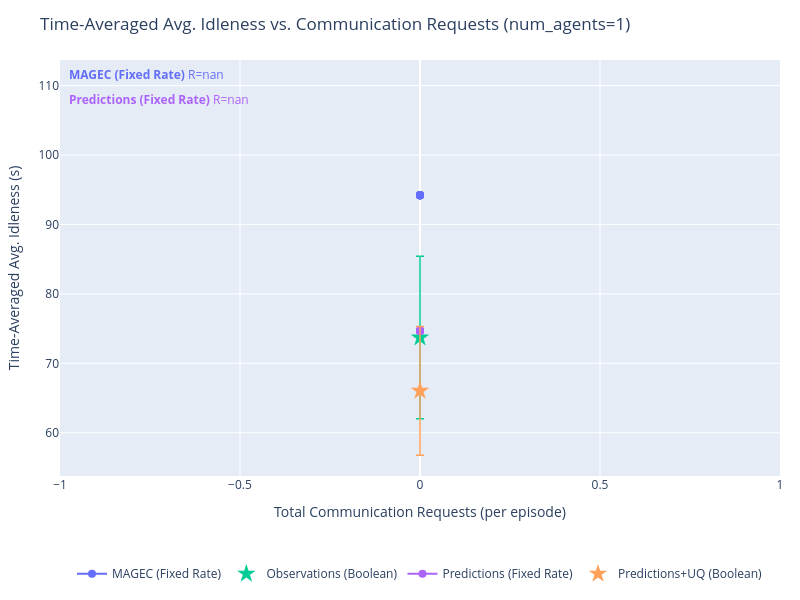
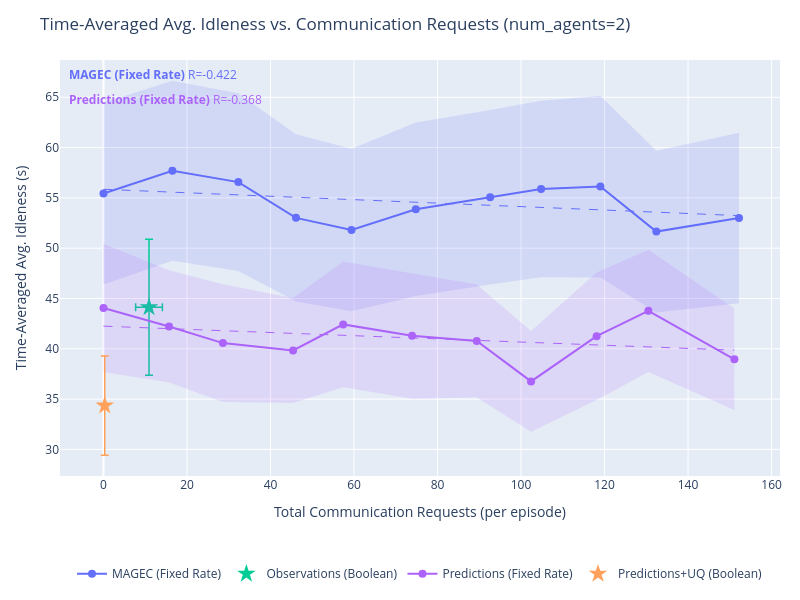
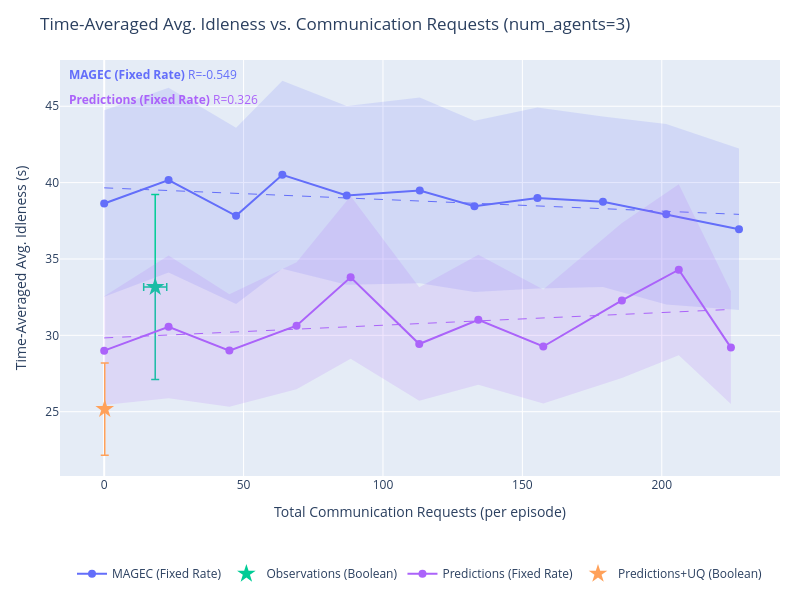
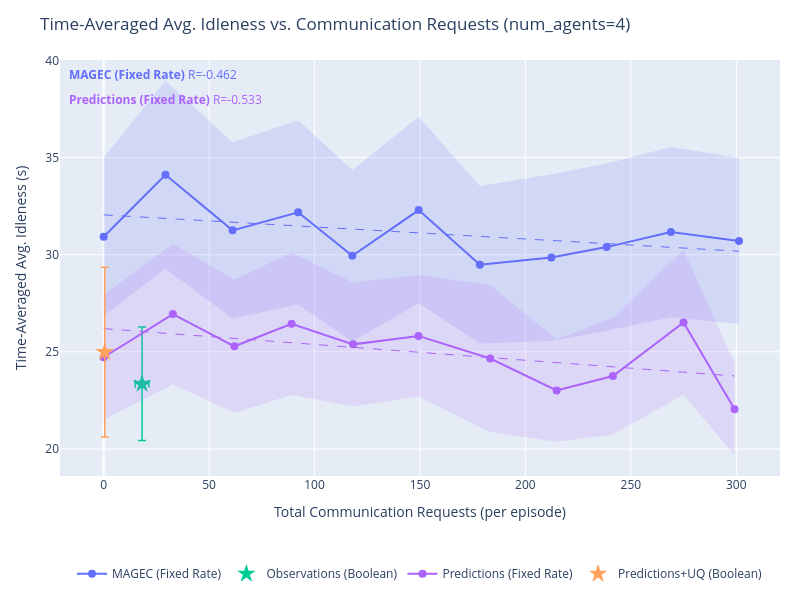

These figures' notebook cell, in order:
### Markdown cell above
## Idleness vs. Communication

### Code cell
import plotly.graph_objects as go
import plotly.express as px
import numpy as np
from plots import *

# SERIES_TO_PLOT = {"Learned Comms. + Prediction + UQ", "MAGEC"}
SERIES_TO_PLOT = None # Plot all

series_colors = {s: c for s, c in zip(output, px.colors.qualitative.Plotly)}


def get_requests(data):
    """Total communication requests per episode (mean over episodes)."""
    r = np.array(data['communication']['requests_made'][...])
    return float(np.mean(r.reshape(r.shape[0], -1).sum(axis=1)))


def get_requests_std(data):
    """Total communication requests per episode (SEM over episodes)."""
    r = np.array(data['communication']['requests_made'][...])
    per_episode = r.reshape(r.shape[0], -1).sum(axis=1)
    n = len(per_episode)
    return float(np.std(per_episode) / np.sqrt(n))


def get_idleness_mean(data):
    """Time-averaged avg. idleness, mean over episodes."""
    return float(np.mean(data['avg_idleness']))


def get_idleness_std(data):
    """Time-averaged avg. idleness, SEM over episodes."""
    n = len(data['avg_idleness'])
    return float(np.std(data['avg_idleness']) / np.sqrt(n))


for agent_count in agent_counts:
    fig = go.Figure()
    r_annotations = []

    for series in output:
        if SERIES_TO_PLOT is not None and series not in SERIES_TO_PLOT:
            continue

        if "Ground Truth" in series:
            continue

        color = series_colors.get(series, '#888888')
        all_exps = list(output[series].keys())

        # Swept experiments: encoded as agents_X_comms_Y
        swept_exps = sorted(
            [e for e in all_exps if e.startswith(f"agents_{agent_count}_comms_") and "Fixed Rate" in series],
            key=lambda e: float(e.split("_comms_")[1])
        )
        # Fixed (learned comms) experiments: encoded as agents_X
        fixed_exps = [e for e in all_exps if e == f"agents_{agent_count}" and "Fixed Rate" not in series]

        if swept_exps:
            comms_ps = [float(e.split("_comms_")[1]) for e in swept_exps]
            xs = [get_requests(output[series][e]) for e in swept_exps]
            ys = [get_idleness_mean(output[series][e]) for e in swept_exps]
            xs_std = [get_requests_std(output[series][e]) for e in swept_exps]
            ys_std = [get_idleness_std(output[series][e]) for e in swept_exps]

            fig.add_trace(go.Scatter(
                x=xs,
                y=ys,
                mode='lines+markers',
                name=series,
                line=dict(color=color),
                marker=dict(color=color, size=8),
                legendgroup=series,
                # error_x and error_y removed — replaced by shaded band below
                hovertemplate=[
                    f"{series}<br>comms_p={cp:.3f}<br>requests=%{{x:.1f}}<br>idleness=%{{y:.4f}}<extra></extra>"
                    for cp in comms_ps
                ],
            ))

            # SEM shaded band (y-direction)
            y_upper = [y + s for y, s in zip(ys, ys_std)]
            y_lower = [y - s for y, s in zip(ys, ys_std)]
            fig.add_trace(go.Scatter(
                x=xs + xs[::-1],
                y=y_upper + y_lower[::-1],
                fill='toself',
                fillcolor=color,
                line=dict(color='rgba(255,255,255,0)'),
                opacity=0.15,
                legendgroup=series,
                showlegend=False,
                hoverinfo='skip',
            ))

            # OLS trendline
            if len(xs) >= 2:
                x_trend, y_trend, r2 = fit_ols_trendline(xs, ys)
                fig.add_trace(go.Scatter(
                    x=x_trend,
                    y=y_trend,
                    mode='lines',
                    name=f"{series} (fit)",
                    line=dict(color=color, dash='dash', width=1),
                    legendgroup=series,
                    showlegend=False,
                    hoverinfo='skip',
                ))
                r_annotations.append(
                    dict(
                        text=f"<b>{series}</b> R={r2:.3f}",
                        xref='paper', yref='paper',
                        x=0.01,
                        y=0.99 - len(r_annotations) * 0.06,
                        xanchor='left', yanchor='top',
                        showarrow=False,
                        font=dict(color=color, size=12),
                    )
                )

        if fixed_exps:
            xs_f = [get_requests(output[series][e]) for e in fixed_exps]
            ys_f = [get_idleness_mean(output[series][e]) for e in fixed_exps]
            xs_std_f = [get_requests_std(output[series][e]) for e in fixed_exps]
            ys_std_f = [get_idleness_std(output[series][e]) for e in fixed_exps]
            fig.add_trace(go.Scatter(
                x=xs_f,
                y=ys_f,
                mode='markers',
                name=series,
                marker=dict(color=color, size=14, symbol='star'),
                legendgroup=series,
                showlegend=len(swept_exps) == 0,
                error_x=dict(array=xs_std_f, visible=True, color=color, thickness=1.5, width=4),
                error_y=dict(array=ys_std_f, visible=True, color=color, thickness=1.5, width=4),
                hovertemplate=f"{series}<br>requests=%{{x:.1f}}<br>idleness=%{{y:.4f}}<extra></extra>",
            ))

    fig.update_layout(
        title=f"Time-Averaged Avg. Idleness vs. Communication Requests (num_agents={agent_count})",
        xaxis_title="Total Communication Requests (per episode)",
        yaxis_title="Time-Averaged Avg. Idleness (s)",
        height=600,
        width=800,
        hovermode='closest',
        autosize=True,
        margin=dict(l=60, r=20, t=60, b=120),
        legend=dict(orientation='h', yanchor='top', y=-0.2, xanchor='center', x=0.5),
        annotations=r_annotations,
    )
    fig.show()

### Figure 1 — Plotly figure (JSON) as saved in the notebook; plotly's stock layout.template omitted (floating-point values rounded to 4 significant figures; data arrays with more than 128 entries replaced by an {"elided": "..."} marker saying what was removed)
{"data": [{"hovertemplate": ["MAGEC (Fixed Rate)<br>comms_p=0.000<br>requests=%{x:.1f}<br>idleness=%{y:.4f}<extra></extra>", "MAGEC (Fixed Rate)<br>comms_p=0.050<br>requests=%{x:.1f}<br>idleness=%{y:.4f}<extra></extra>", "MAGEC (Fixed Rate)<br>comms_p=0.100<br>requests=%{x:.1f}<br>idleness=%{y:.4f}<extra></extra>", "MAGEC (Fixed Rate)<br>comms_p=0.150<br>requests=%{x:.1f}<br>idleness=%{y:.4f}<extra></extra>", "MAGEC (Fixed Rate)<br>comms_p=0.200<br>requests=%{x:.1f}<br>idleness=%{y:.4f}<extra></extra>", "MAGEC (Fixed Rate)<br>comms_p=0.250<br>requests=%{x:.1f}<br>idleness=%{y:.4f}<extra></extra>", "MAGEC (Fixed Rate)<br>comms_p=0.300<br>requests=%{x:.1f}<br>idleness=%{y:.4f}<extra></extra>", "MAGEC (Fixed Rate)<br>comms_p=0.350<br>requests=%{x:.1f}<br>idleness=%{y:.4f}<extra></extra>", "MAGEC (Fixed Rate)<br>comms_p=0.400<br>requests=%{x:.1f}<br>idleness=%{y:.4f}<extra></extra>", "MAGEC (Fixed Rate)<br>comms_p=0.450<br>requests=%{x:.1f}<br>idleness=%{y:.4f}<extra></extra>", "MAGEC (Fixed Rate)<br>comms_p=0.500<br>requests=%{x:.1f}<br>idleness=%{y:.4f}<extra></extra>"], "legendgroup": "MAGEC (Fixed Rate)", "line": {"color": "#636EFA"}, "marker": {"color": "#636EFA", "size": 8}, "mode": "lines+markers", "name": "MAGEC (Fixed Rate)", "type": "scatter", "x": [0, 0, 0, 0, 0, 0, 0, 0, 0, 0, 0], "y": [94.21, 94.21, 94.21, 94.21, 94.21, 94.21, 94.21, 94.21, 94.21, 94.21, 94.21]}, {"fill": "toself", "fillcolor": "#636EFA", "hoverinfo": "skip", "legendgroup": "MAGEC (Fixed Rate)", "line": {"color": "rgba(255,255,255,0)"}, "opacity": 0.15, "showlegend": false, "type": "scatter", "x": [0, 0, 0, 0, 0, 0, 0, 0, 0, 0, 0, 0, 0, 0, 0, 0, 0, 0, 0, 0, 0, 0], "y": [110.7, 110.7, 110.7, 110.7, 110.7, 110.7, 110.7, 110.7, 110.7, 110.7, 110.7, 77.73, 77.73, 77.73, 77.73, 77.73, 77.73, 77.73, 77.73, 77.73, 77.73, 77.73]}, {"hoverinfo": "skip", "legendgroup": "MAGEC (Fixed Rate)", "line": {"color": "#636EFA", "dash": "dash", "width": 1}, "mode": "lines", "name": "MAGEC (Fixed Rate) (fit)", "showlegend": false, "type": "scatter", "x": {"elided": "200 float values"}, "y": {"elided": "200 float values"}}, {"error_x": {"array": [0], "color": "#00CC96", "thickness": 1.5, "visible": true, "width": 4}, "error_y": {"array": [11.71], "color": "#00CC96", "thickness": 1.5, "visible": true, "width": 4}, "hovertemplate": "Observations (Boolean)<br>requests=%{x:.1f}<br>idleness=%{y:.4f}<extra></extra>", "legendgroup": "Observations (Boolean)", "marker": {"color": "#00CC96", "size": 14, "symbol": "star"}, "mode": "markers", "name": "Observations (Boolean)", "showlegend": true, "type": "scatter", "x": [0], "y": [73.71]}, {"hovertemplate": ["Predictions (Fixed Rate)<br>comms_p=0.000<br>requests=%{x:.1f}<br>idleness=%{y:.4f}<extra></extra>", "Predictions (Fixed Rate)<br>comms_p=0.050<br>requests=%{x:.1f}<br>idleness=%{y:.4f}<extra></extra>", "Predictions (Fixed Rate)<br>comms_p=0.100<br>requests=%{x:.1f}<br>idleness=%{y:.4f}<extra></extra>", "Predictions (Fixed Rate)<br>comms_p=0.150<br>requests=%{x:.1f}<br>idleness=%{y:.4f}<extra></extra>", "Predictions (Fixed Rate)<br>comms_p=0.200<br>requests=%{x:.1f}<br>idleness=%{y:.4f}<extra></extra>", "Predictions (Fixed Rate)<br>comms_p=0.250<br>requests=%{x:.1f}<br>idleness=%{y:.4f}<extra></extra>", "Predictions (Fixed Rate)<br>comms_p=0.300<br>requests=%{x:.1f}<br>idleness=%{y:.4f}<extra></extra>", "Predictions (Fixed Rate)<br>comms_p=0.350<br>requests=%{x:.1f}<br>idleness=%{y:.4f}<extra></extra>", "Predictions (Fixed Rate)<br>comms_p=0.400<br>requests=%{x:.1f}<br>idleness=%{y:.4f}<extra></extra>", "Predictions (Fixed Rate)<br>comms_p=0.450<br>requests=%{x:.1f}<br>idleness=%{y:.4f}<extra></extra>", "Predictions (Fixed Rate)<br>comms_p=0.500<br>requests=%{x:.1f}<br>idleness=%{y:.4f}<extra></extra>"], "legendgroup": "Predictions (Fixed Rate)", "line": {"color": "#AB63FA"}, "marker": {"color": "#AB63FA", "size": 8}, "mode": "lines+markers", "name": "Predictions (Fixed Rate)", "type": "scatter", "x": [0, 0, 0, 0, 0, 0, 0, 0, 0, 0, 0], "y": [74.69, 74.69, 74.69, 74.69, 74.69, 74.69, 74.69, 74.69, 74.69, 74.69, 74.69]}, {"fill": "toself", "fillcolor": "#AB63FA", "hoverinfo": "skip", "legendgroup": "Predictions (Fixed Rate)", "line": {"color": "rgba(255,255,255,0)"}, "opacity": 0.15, "showlegend": false, "type": "scatter", "x": [0, 0, 0, 0, 0, 0, 0, 0, 0, 0, 0, 0, 0, 0, 0, 0, 0, 0, 0, 0, 0, 0], "y": [86.49, 86.49, 86.49, 86.49, 86.49, 86.49, 86.49, 86.49, 86.49, 86.49, 86.49, 62.9, 62.9, 62.9, 62.9, 62.9, 62.9, 62.9, 62.9, 62.9, 62.9, 62.9]}, {"hoverinfo": "skip", "legendgroup": "Predictions (Fixed Rate)", "line": {"color": "#AB63FA", "dash": "dash", "width": 1}, "mode": "lines", "name": "Predictions (Fixed Rate) (fit)", "showlegend": false, "type": "scatter", "x": {"elided": "200 float values"}, "y": {"elided": "200 float values"}}, {"error_x": {"array": [0], "color": "#FFA15A", "thickness": 1.5, "visible": true, "width": 4}, "error_y": {"array": [9.264], "color": "#FFA15A", "thickness": 1.5, "visible": true, "width": 4}, "hovertemplate": "Predictions+UQ (Boolean)<br>requests=%{x:.1f}<br>idleness=%{y:.4f}<extra></extra>", "legendgroup": "Predictions+UQ (Boolean)", "marker": {"color": "#FFA15A", "size": 14, "symbol": "star"}, "mode": "markers", "name": "Predictions+UQ (Boolean)", "showlegend": true, "type": "scatter", "x": [0], "y": [66.03]}], "layout": {"annotations": [{"font": {"color": "#636EFA", "size": 12}, "showarrow": false, "text": "<b>MAGEC (Fixed Rate)</b> R=nan", "x": 0.01, "xanchor": "left", "xref": "paper", "y": 0.99, "yanchor": "top", "yref": "paper"}, {"font": {"color": "#AB63FA", "size": 12}, "showarrow": false, "text": "<b>Predictions (Fixed Rate)</b> R=nan", "x": 0.01, "xanchor": "left", "xref": "paper", "y": 0.93, "yanchor": "top", "yref": "paper"}], "autosize": true, "height": 600, "hovermode": "closest", "legend": {"orientation": "h", "x": 0.5, "xanchor": "center", "y": -0.2, "yanchor": "top"}, "margin": {"b": 120, "l": 60, "r": 20, "t": 60}, "title": {"text": "Time-Averaged Avg. Idleness vs. Communication Requests (num_agents=1)"}, "width": 800, "xaxis": {"title": {"text": "Total Communication Requests (per episode)"}}, "yaxis": {"title": {"text": "Time-Averaged Avg. Idleness (s)"}}}}

### Figure 2 — Plotly figure (JSON) as saved in the notebook; plotly's stock layout.template omitted (floating-point values rounded to 4 significant figures; data arrays with more than 128 entries replaced by an {"elided": "..."} marker saying what was removed)
{"data": [{"hovertemplate": ["MAGEC (Fixed Rate)<br>comms_p=0.000<br>requests=%{x:.1f}<br>idleness=%{y:.4f}<extra></extra>", "MAGEC (Fixed Rate)<br>comms_p=0.050<br>requests=%{x:.1f}<br>idleness=%{y:.4f}<extra></extra>", "MAGEC (Fixed Rate)<br>comms_p=0.100<br>requests=%{x:.1f}<br>idleness=%{y:.4f}<extra></extra>", "MAGEC (Fixed Rate)<br>comms_p=0.150<br>requests=%{x:.1f}<br>idleness=%{y:.4f}<extra></extra>", "MAGEC (Fixed Rate)<br>comms_p=0.200<br>requests=%{x:.1f}<br>idleness=%{y:.4f}<extra></extra>", "MAGEC (Fixed Rate)<br>comms_p=0.250<br>requests=%{x:.1f}<br>idleness=%{y:.4f}<extra></extra>", "MAGEC (Fixed Rate)<br>comms_p=0.300<br>requests=%{x:.1f}<br>idleness=%{y:.4f}<extra></extra>", "MAGEC (Fixed Rate)<br>comms_p=0.350<br>requests=%{x:.1f}<br>idleness=%{y:.4f}<extra></extra>", "MAGEC (Fixed Rate)<br>comms_p=0.400<br>requests=%{x:.1f}<br>idleness=%{y:.4f}<extra></extra>", "MAGEC (Fixed Rate)<br>comms_p=0.450<br>requests=%{x:.1f}<br>idleness=%{y:.4f}<extra></extra>", "MAGEC (Fixed Rate)<br>comms_p=0.500<br>requests=%{x:.1f}<br>idleness=%{y:.4f}<extra></extra>"], "legendgroup": "MAGEC (Fixed Rate)", "line": {"color": "#636EFA"}, "marker": {"color": "#636EFA", "size": 8}, "mode": "lines+markers", "name": "MAGEC (Fixed Rate)", "type": "scatter", "x": [0, 16.5, 32.3, 46.1, 59.4, 74.8, 92.6, 104.8, 119, 132.4, 152.2], "y": [55.44, 57.69, 56.57, 53.01, 51.81, 53.87, 55.06, 55.89, 56.13, 51.65, 53.0]}, {"fill": "toself", "fillcolor": "#636EFA", "hoverinfo": "skip", "legendgroup": "MAGEC (Fixed Rate)", "line": {"color": "rgba(255,255,255,0)"}, "opacity": 0.15, "showlegend": false, "type": "scatter", "x": [0, 16.5, 32.3, 46.1, 59.4, 74.8, 92.6, 104.8, 119, 132.4, 152.2, 152.2, 132.4, 119, 104.8, 92.6, 74.8, 59.4, 46.1, 32.3, 16.5, 0], "y": [64.49, 66.64, 65.41, 61.32, 59.9, 62.49, 63.73, 64.66, 65.16, 59.69, 61.47, 44.52, 43.61, 47.09, 47.12, 46.39, 45.25, 43.73, 44.71, 47.73, 48.75, 46.4]}, {"hoverinfo": "skip", "legendgroup": "MAGEC (Fixed Rate)", "line": {"color": "#636EFA", "dash": "dash", "width": 1}, "mode": "lines", "name": "MAGEC (Fixed Rate) (fit)", "showlegend": false, "type": "scatter", "x": {"elided": "200 float values"}, "y": {"elided": "200 float values"}}, {"error_x": {"array": [3.205], "color": "#00CC96", "thickness": 1.5, "visible": true, "width": 4}, "error_y": {"array": [6.756], "color": "#00CC96", "thickness": 1.5, "visible": true, "width": 4}, "hovertemplate": "Observations (Boolean)<br>requests=%{x:.1f}<br>idleness=%{y:.4f}<extra></extra>", "legendgroup": "Observations (Boolean)", "marker": {"color": "#00CC96", "size": 14, "symbol": "star"}, "mode": "markers", "name": "Observations (Boolean)", "showlegend": true, "type": "scatter", "x": [10.9], "y": [44.13]}, {"hovertemplate": ["Predictions (Fixed Rate)<br>comms_p=0.000<br>requests=%{x:.1f}<br>idleness=%{y:.4f}<extra></extra>", "Predictions (Fixed Rate)<br>comms_p=0.050<br>requests=%{x:.1f}<br>idleness=%{y:.4f}<extra></extra>", "Predictions (Fixed Rate)<br>comms_p=0.100<br>requests=%{x:.1f}<br>idleness=%{y:.4f}<extra></extra>", "Predictions (Fixed Rate)<br>comms_p=0.150<br>requests=%{x:.1f}<br>idleness=%{y:.4f}<extra></extra>", "Predictions (Fixed Rate)<br>comms_p=0.200<br>requests=%{x:.1f}<br>idleness=%{y:.4f}<extra></extra>", "Predictions (Fixed Rate)<br>comms_p=0.250<br>requests=%{x:.1f}<br>idleness=%{y:.4f}<extra></extra>", "Predictions (Fixed Rate)<br>comms_p=0.300<br>requests=%{x:.1f}<br>idleness=%{y:.4f}<extra></extra>", "Predictions (Fixed Rate)<br>comms_p=0.350<br>requests=%{x:.1f}<br>idleness=%{y:.4f}<extra></extra>", "Predictions (Fixed Rate)<br>comms_p=0.400<br>requests=%{x:.1f}<br>idleness=%{y:.4f}<extra></extra>", "Predictions (Fixed Rate)<br>comms_p=0.450<br>requests=%{x:.1f}<br>idleness=%{y:.4f}<extra></extra>", "Predictions (Fixed Rate)<br>comms_p=0.500<br>requests=%{x:.1f}<br>idleness=%{y:.4f}<extra></extra>"], "legendgroup": "Predictions (Fixed Rate)", "line": {"color": "#AB63FA"}, "marker": {"color": "#AB63FA", "size": 8}, "mode": "lines+markers", "name": "Predictions (Fixed Rate)", "type": "scatter", "x": [0, 15.7, 28.6, 45.4, 57.4, 73.9, 89.4, 102.4, 118.1, 130.5, 151.1], "y": [44.06, 42.22, 40.57, 39.83, 42.43, 41.29, 40.78, 36.76, 41.25, 43.77, 38.96]}, {"fill": "toself", "fillcolor": "#AB63FA", "hoverinfo": "skip", "legendgroup": "Predictions (Fixed Rate)", "line": {"color": "rgba(255,255,255,0)"}, "opacity": 0.15, "showlegend": false, "type": "scatter", "x": [0, 15.7, 28.6, 45.4, 57.4, 73.9, 89.4, 102.4, 118.1, 130.5, 151.1, 151.1, 130.5, 118.1, 102.4, 89.4, 73.9, 57.4, 45.4, 28.6, 15.7, 0], "y": [50.43, 47.8, 46.42, 45.06, 48.68, 47.53, 46.39, 41.77, 47.59, 49.86, 44.01, 33.91, 37.69, 34.92, 31.75, 35.16, 35.05, 36.17, 34.6, 34.71, 36.64, 37.7]}, {"hoverinfo": "skip", "legendgroup": "Predictions (Fixed Rate)", "line": {"color": "#AB63FA", "dash": "dash", "width": 1}, "mode": "lines", "name": "Predictions (Fixed Rate) (fit)", "showlegend": false, "type": "scatter", "x": {"elided": "200 float values"}, "y": {"elided": "200 float values"}}, {"error_x": {"array": [0.2025], "color": "#FFA15A", "thickness": 1.5, "visible": true, "width": 4}, "error_y": {"array": [4.927], "color": "#FFA15A", "thickness": 1.5, "visible": true, "width": 4}, "hovertemplate": "Predictions+UQ (Boolean)<br>requests=%{x:.1f}<br>idleness=%{y:.4f}<extra></extra>", "legendgroup": "Predictions+UQ (Boolean)", "marker": {"color": "#FFA15A", "size": 14, "symbol": "star"}, "mode": "markers", "name": "Predictions+UQ (Boolean)", "showlegend": true, "type": "scatter", "x": [0.3], "y": [34.35]}], "layout": {"annotations": [{"font": {"color": "#636EFA", "size": 12}, "showarrow": false, "text": "<b>MAGEC (Fixed Rate)</b> R=-0.422", "x": 0.01, "xanchor": "left", "xref": "paper", "y": 0.99, "yanchor": "top", "yref": "paper"}, {"font": {"color": "#AB63FA", "size": 12}, "showarrow": false, "text": "<b>Predictions (Fixed Rate)</b> R=-0.368", "x": 0.01, "xanchor": "left", "xref": "paper", "y": 0.93, "yanchor": "top", "yref": "paper"}], "autosize": true, "height": 600, "hovermode": "closest", "legend": {"orientation": "h", "x": 0.5, "xanchor": "center", "y": -0.2, "yanchor": "top"}, "margin": {"b": 120, "l": 60, "r": 20, "t": 60}, "title": {"text": "Time-Averaged Avg. Idleness vs. Communication Requests (num_agents=2)"}, "width": 800, "xaxis": {"title": {"text": "Total Communication Requests (per episode)"}}, "yaxis": {"title": {"text": "Time-Averaged Avg. Idleness (s)"}}}}

### Figure 3 — Plotly figure (JSON) as saved in the notebook; plotly's stock layout.template omitted (floating-point values rounded to 4 significant figures; data arrays with more than 128 entries replaced by an {"elided": "..."} marker saying what was removed)
{"data": [{"hovertemplate": ["MAGEC (Fixed Rate)<br>comms_p=0.000<br>requests=%{x:.1f}<br>idleness=%{y:.4f}<extra></extra>", "MAGEC (Fixed Rate)<br>comms_p=0.050<br>requests=%{x:.1f}<br>idleness=%{y:.4f}<extra></extra>", "MAGEC (Fixed Rate)<br>comms_p=0.100<br>requests=%{x:.1f}<br>idleness=%{y:.4f}<extra></extra>", "MAGEC (Fixed Rate)<br>comms_p=0.150<br>requests=%{x:.1f}<br>idleness=%{y:.4f}<extra></extra>", "MAGEC (Fixed Rate)<br>comms_p=0.200<br>requests=%{x:.1f}<br>idleness=%{y:.4f}<extra></extra>", "MAGEC (Fixed Rate)<br>comms_p=0.250<br>requests=%{x:.1f}<br>idleness=%{y:.4f}<extra></extra>", "MAGEC (Fixed Rate)<br>comms_p=0.300<br>requests=%{x:.1f}<br>idleness=%{y:.4f}<extra></extra>", "MAGEC (Fixed Rate)<br>comms_p=0.350<br>requests=%{x:.1f}<br>idleness=%{y:.4f}<extra></extra>", "MAGEC (Fixed Rate)<br>comms_p=0.400<br>requests=%{x:.1f}<br>idleness=%{y:.4f}<extra></extra>", "MAGEC (Fixed Rate)<br>comms_p=0.450<br>requests=%{x:.1f}<br>idleness=%{y:.4f}<extra></extra>", "MAGEC (Fixed Rate)<br>comms_p=0.500<br>requests=%{x:.1f}<br>idleness=%{y:.4f}<extra></extra>"], "legendgroup": "MAGEC (Fixed Rate)", "line": {"color": "#636EFA"}, "marker": {"color": "#636EFA", "size": 8}, "mode": "lines+markers", "name": "MAGEC (Fixed Rate)", "type": "scatter", "x": [0, 23.1, 47.3, 63.9, 87, 113.2, 132.8, 155.4, 178.9, 201.6, 227.7], "y": [38.63, 40.17, 37.82, 40.51, 39.16, 39.49, 38.45, 39.0, 38.75, 37.93, 36.94]}, {"fill": "toself", "fillcolor": "#636EFA", "hoverinfo": "skip", "legendgroup": "MAGEC (Fixed Rate)", "line": {"color": "rgba(255,255,255,0)"}, "opacity": 0.15, "showlegend": false, "type": "scatter", "x": [0, 23.1, 47.3, 63.9, 87, 113.2, 132.8, 155.4, 178.9, 201.6, 227.7, 227.7, 201.6, 178.9, 155.4, 132.8, 113.2, 87, 63.9, 47.3, 23.1, 0], "y": [44.74, 46.22, 43.59, 46.67, 45.02, 45.57, 44.05, 44.92, 44.33, 43.83, 42.23, 31.66, 32.02, 33.16, 33.07, 32.84, 33.41, 33.31, 34.36, 32.06, 34.12, 32.53]}, {"hoverinfo": "skip", "legendgroup": "MAGEC (Fixed Rate)", "line": {"color": "#636EFA", "dash": "dash", "width": 1}, "mode": "lines", "name": "MAGEC (Fixed Rate) (fit)", "showlegend": false, "type": "scatter", "x": {"elided": "200 float values"}, "y": {"elided": "200 float values"}}, {"error_x": {"array": [4.135], "color": "#00CC96", "thickness": 1.5, "visible": true, "width": 4}, "error_y": {"array": [6.064], "color": "#00CC96", "thickness": 1.5, "visible": true, "width": 4}, "hovertemplate": "Observations (Boolean)<br>requests=%{x:.1f}<br>idleness=%{y:.4f}<extra></extra>", "legendgroup": "Observations (Boolean)", "marker": {"color": "#00CC96", "size": 14, "symbol": "star"}, "mode": "markers", "name": "Observations (Boolean)", "showlegend": true, "type": "scatter", "x": [18.3], "y": [33.17]}, {"hovertemplate": ["Predictions (Fixed Rate)<br>comms_p=0.000<br>requests=%{x:.1f}<br>idleness=%{y:.4f}<extra></extra>", "Predictions (Fixed Rate)<br>comms_p=0.050<br>requests=%{x:.1f}<br>idleness=%{y:.4f}<extra></extra>", "Predictions (Fixed Rate)<br>comms_p=0.100<br>requests=%{x:.1f}<br>idleness=%{y:.4f}<extra></extra>", "Predictions (Fixed Rate)<br>comms_p=0.150<br>requests=%{x:.1f}<br>idleness=%{y:.4f}<extra></extra>", "Predictions (Fixed Rate)<br>comms_p=0.200<br>requests=%{x:.1f}<br>idleness=%{y:.4f}<extra></extra>", "Predictions (Fixed Rate)<br>comms_p=0.250<br>requests=%{x:.1f}<br>idleness=%{y:.4f}<extra></extra>", "Predictions (Fixed Rate)<br>comms_p=0.300<br>requests=%{x:.1f}<br>idleness=%{y:.4f}<extra></extra>", "Predictions (Fixed Rate)<br>comms_p=0.350<br>requests=%{x:.1f}<br>idleness=%{y:.4f}<extra></extra>", "Predictions (Fixed Rate)<br>comms_p=0.400<br>requests=%{x:.1f}<br>idleness=%{y:.4f}<extra></extra>", "Predictions (Fixed Rate)<br>comms_p=0.450<br>requests=%{x:.1f}<br>idleness=%{y:.4f}<extra></extra>", "Predictions (Fixed Rate)<br>comms_p=0.500<br>requests=%{x:.1f}<br>idleness=%{y:.4f}<extra></extra>"], "legendgroup": "Predictions (Fixed Rate)", "line": {"color": "#AB63FA"}, "marker": {"color": "#AB63FA", "size": 8}, "mode": "lines+markers", "name": "Predictions (Fixed Rate)", "type": "scatter", "x": [0, 23.1, 44.9, 69, 88.4, 113, 134.2, 157.5, 185.7, 206.1, 224.8], "y": [29.0, 30.56, 29.0, 30.63, 33.8, 29.43, 31.02, 29.27, 32.29, 34.3, 29.2]}, {"fill": "toself", "fillcolor": "#AB63FA", "hoverinfo": "skip", "legendgroup": "Predictions (Fixed Rate)", "line": {"color": "rgba(255,255,255,0)"}, "opacity": 0.15, "showlegend": false, "type": "scatter", "x": [0, 23.1, 44.9, 69, 88.4, 113, 134.2, 157.5, 185.7, 206.1, 224.8, 224.8, 206.1, 185.7, 157.5, 134.2, 113, 88.4, 69, 44.9, 23.1, 0], "y": [32.56, 35.23, 32.69, 34.78, 39.13, 33.15, 35.28, 33.0, 37.36, 39.9, 32.89, 25.5, 28.69, 27.21, 25.54, 26.77, 25.72, 28.47, 26.48, 25.32, 25.88, 25.43]}, {"hoverinfo": "skip", "legendgroup": "Predictions (Fixed Rate)", "line": {"color": "#AB63FA", "dash": "dash", "width": 1}, "mode": "lines", "name": "Predictions (Fixed Rate) (fit)", "showlegend": false, "type": "scatter", "x": {"elided": "200 float values"}, "y": {"elided": "200 float values"}}, {"error_x": {"array": [0.1265], "color": "#FFA15A", "thickness": 1.5, "visible": true, "width": 4}, "error_y": {"array": [3.017], "color": "#FFA15A", "thickness": 1.5, "visible": true, "width": 4}, "hovertemplate": "Predictions+UQ (Boolean)<br>requests=%{x:.1f}<br>idleness=%{y:.4f}<extra></extra>", "legendgroup": "Predictions+UQ (Boolean)", "marker": {"color": "#FFA15A", "size": 14, "symbol": "star"}, "mode": "markers", "name": "Predictions+UQ (Boolean)", "showlegend": true, "type": "scatter", "x": [0.2], "y": [25.17]}], "layout": {"annotations": [{"font": {"color": "#636EFA", "size": 12}, "showarrow": false, "text": "<b>MAGEC (Fixed Rate)</b> R=-0.549", "x": 0.01, "xanchor": "left", "xref": "paper", "y": 0.99, "yanchor": "top", "yref": "paper"}, {"font": {"color": "#AB63FA", "size": 12}, "showarrow": false, "text": "<b>Predictions (Fixed Rate)</b> R=0.326", "x": 0.01, "xanchor": "left", "xref": "paper", "y": 0.93, "yanchor": "top", "yref": "paper"}], "autosize": true, "height": 600, "hovermode": "closest", "legend": {"orientation": "h", "x": 0.5, "xanchor": "center", "y": -0.2, "yanchor": "top"}, "margin": {"b": 120, "l": 60, "r": 20, "t": 60}, "title": {"text": "Time-Averaged Avg. Idleness vs. Communication Requests (num_agents=3)"}, "width": 800, "xaxis": {"title": {"text": "Total Communication Requests (per episode)"}}, "yaxis": {"title": {"text": "Time-Averaged Avg. Idleness (s)"}}}}

### Figure 4 — Plotly figure (JSON) as saved in the notebook; plotly's stock layout.template omitted (floating-point values rounded to 4 significant figures; data arrays with more than 128 entries replaced by an {"elided": "..."} marker saying what was removed)
{"data": [{"hovertemplate": ["MAGEC (Fixed Rate)<br>comms_p=0.000<br>requests=%{x:.1f}<br>idleness=%{y:.4f}<extra></extra>", "MAGEC (Fixed Rate)<br>comms_p=0.050<br>requests=%{x:.1f}<br>idleness=%{y:.4f}<extra></extra>", "MAGEC (Fixed Rate)<br>comms_p=0.100<br>requests=%{x:.1f}<br>idleness=%{y:.4f}<extra></extra>", "MAGEC (Fixed Rate)<br>comms_p=0.150<br>requests=%{x:.1f}<br>idleness=%{y:.4f}<extra></extra>", "MAGEC (Fixed Rate)<br>comms_p=0.200<br>requests=%{x:.1f}<br>idleness=%{y:.4f}<extra></extra>", "MAGEC (Fixed Rate)<br>comms_p=0.250<br>requests=%{x:.1f}<br>idleness=%{y:.4f}<extra></extra>", "MAGEC (Fixed Rate)<br>comms_p=0.300<br>requests=%{x:.1f}<br>idleness=%{y:.4f}<extra></extra>", "MAGEC (Fixed Rate)<br>comms_p=0.350<br>requests=%{x:.1f}<br>idleness=%{y:.4f}<extra></extra>", "MAGEC (Fixed Rate)<br>comms_p=0.400<br>requests=%{x:.1f}<br>idleness=%{y:.4f}<extra></extra>", "MAGEC (Fixed Rate)<br>comms_p=0.450<br>requests=%{x:.1f}<br>idleness=%{y:.4f}<extra></extra>", "MAGEC (Fixed Rate)<br>comms_p=0.500<br>requests=%{x:.1f}<br>idleness=%{y:.4f}<extra></extra>"], "legendgroup": "MAGEC (Fixed Rate)", "line": {"color": "#636EFA"}, "marker": {"color": "#636EFA", "size": 8}, "mode": "lines+markers", "name": "MAGEC (Fixed Rate)", "type": "scatter", "x": [0, 29.3, 61.1, 92.2, 117.9, 149.4, 178.4, 212.3, 238.5, 269, 301.3], "y": [30.92, 34.11, 31.25, 32.18, 29.95, 32.3, 29.49, 29.85, 30.39, 31.16, 30.71]}, {"fill": "toself", "fillcolor": "#636EFA", "hoverinfo": "skip", "legendgroup": "MAGEC (Fixed Rate)", "line": {"color": "rgba(255,255,255,0)"}, "opacity": 0.15, "showlegend": false, "type": "scatter", "x": [0, 29.3, 61.1, 92.2, 117.9, 149.4, 178.4, 212.3, 238.5, 269, 301.3, 301.3, 269, 238.5, 212.3, 178.4, 149.4, 117.9, 92.2, 61.1, 29.3, 0], "y": [35.01, 38.95, 35.79, 36.92, 34.36, 37.1, 33.54, 34.15, 34.69, 35.55, 34.99, 26.43, 26.78, 26.09, 25.56, 25.43, 27.5, 25.53, 27.44, 26.72, 29.27, 26.84]}, {"hoverinfo": "skip", "legendgroup": "MAGEC (Fixed Rate)", "line": {"color": "#636EFA", "dash": "dash", "width": 1}, "mode": "lines", "name": "MAGEC (Fixed Rate) (fit)", "showlegend": false, "type": "scatter", "x": {"elided": "200 float values"}, "y": {"elided": "200 float values"}}, {"error_x": {"array": [3.261], "color": "#00CC96", "thickness": 1.5, "visible": true, "width": 4}, "error_y": {"array": [2.923], "color": "#00CC96", "thickness": 1.5, "visible": true, "width": 4}, "hovertemplate": "Observations (Boolean)<br>requests=%{x:.1f}<br>idleness=%{y:.4f}<extra></extra>", "legendgroup": "Observations (Boolean)", "marker": {"color": "#00CC96", "size": 14, "symbol": "star"}, "mode": "markers", "name": "Observations (Boolean)", "showlegend": true, "type": "scatter", "x": [18.2], "y": [23.36]}, {"hovertemplate": ["Predictions (Fixed Rate)<br>comms_p=0.000<br>requests=%{x:.1f}<br>idleness=%{y:.4f}<extra></extra>", "Predictions (Fixed Rate)<br>comms_p=0.050<br>requests=%{x:.1f}<br>idleness=%{y:.4f}<extra></extra>", "Predictions (Fixed Rate)<br>comms_p=0.100<br>requests=%{x:.1f}<br>idleness=%{y:.4f}<extra></extra>", "Predictions (Fixed Rate)<br>comms_p=0.150<br>requests=%{x:.1f}<br>idleness=%{y:.4f}<extra></extra>", "Predictions (Fixed Rate)<br>comms_p=0.200<br>requests=%{x:.1f}<br>idleness=%{y:.4f}<extra></extra>", "Predictions (Fixed Rate)<br>comms_p=0.250<br>requests=%{x:.1f}<br>idleness=%{y:.4f}<extra></extra>", "Predictions (Fixed Rate)<br>comms_p=0.300<br>requests=%{x:.1f}<br>idleness=%{y:.4f}<extra></extra>", "Predictions (Fixed Rate)<br>comms_p=0.350<br>requests=%{x:.1f}<br>idleness=%{y:.4f}<extra></extra>", "Predictions (Fixed Rate)<br>comms_p=0.400<br>requests=%{x:.1f}<br>idleness=%{y:.4f}<extra></extra>", "Predictions (Fixed Rate)<br>comms_p=0.450<br>requests=%{x:.1f}<br>idleness=%{y:.4f}<extra></extra>", "Predictions (Fixed Rate)<br>comms_p=0.500<br>requests=%{x:.1f}<br>idleness=%{y:.4f}<extra></extra>"], "legendgroup": "Predictions (Fixed Rate)", "line": {"color": "#AB63FA"}, "marker": {"color": "#AB63FA", "size": 8}, "mode": "lines+markers", "name": "Predictions (Fixed Rate)", "type": "scatter", "x": [0, 32.8, 62, 89.1, 118.3, 149.3, 183.3, 214.8, 241.5, 275, 299.2], "y": [24.72, 26.94, 25.28, 26.44, 25.38, 25.82, 24.66, 23.01, 23.75, 26.51, 22.05]}, {"fill": "toself", "fillcolor": "#AB63FA", "hoverinfo": "skip", "legendgroup": "Predictions (Fixed Rate)", "line": {"color": "rgba(255,255,255,0)"}, "opacity": 0.15, "showlegend": false, "type": "scatter", "x": [0, 32.8, 62, 89.1, 118.3, 149.3, 183.3, 214.8, 241.5, 275, 299.2, 299.2, 275, 241.5, 214.8, 183.3, 149.3, 118.3, 89.1, 62, 32.8, 0], "y": [27.95, 30.55, 28.72, 30.1, 28.57, 28.95, 28.44, 25.65, 26.76, 30.24, 24.42, 19.68, 22.79, 20.75, 20.38, 20.88, 22.69, 22.2, 22.78, 21.85, 23.34, 21.5]}, {"hoverinfo": "skip", "legendgroup": "Predictions (Fixed Rate)", "line": {"color": "#AB63FA", "dash": "dash", "width": 1}, "mode": "lines", "name": "Predictions (Fixed Rate) (fit)", "showlegend": false, "type": "scatter", "x": {"elided": "200 float values"}, "y": {"elided": "200 float values"}}, {"error_x": {"array": [0.2915], "color": "#FFA15A", "thickness": 1.5, "visible": true, "width": 4}, "error_y": {"array": [4.367], "color": "#FFA15A", "thickness": 1.5, "visible": true, "width": 4}, "hovertemplate": "Predictions+UQ (Boolean)<br>requests=%{x:.1f}<br>idleness=%{y:.4f}<extra></extra>", "legendgroup": "Predictions+UQ (Boolean)", "marker": {"color": "#FFA15A", "size": 14, "symbol": "star"}, "mode": "markers", "name": "Predictions+UQ (Boolean)", "showlegend": true, "type": "scatter", "x": [0.5], "y": [24.99]}], "layout": {"annotations": [{"font": {"color": "#636EFA", "size": 12}, "showarrow": false, "text": "<b>MAGEC (Fixed Rate)</b> R=-0.462", "x": 0.01, "xanchor": "left", "xref": "paper", "y": 0.99, "yanchor": "top", "yref": "paper"}, {"font": {"color": "#AB63FA", "size": 12}, "showarrow": false, "text": "<b>Predictions (Fixed Rate)</b> R=-0.533", "x": 0.01, "xanchor": "left", "xref": "paper", "y": 0.93, "yanchor": "top", "yref": "paper"}], "autosize": true, "height": 600, "hovermode": "closest", "legend": {"orientation": "h", "x": 0.5, "xanchor": "center", "y": -0.2, "yanchor": "top"}, "margin": {"b": 120, "l": 60, "r": 20, "t": 60}, "title": {"text": "Time-Averaged Avg. Idleness vs. Communication Requests (num_agents=4)"}, "width": 800, "xaxis": {"title": {"text": "Total Communication Requests (per episode)"}}, "yaxis": {"title": {"text": "Time-Averaged Avg. Idleness (s)"}}}}
